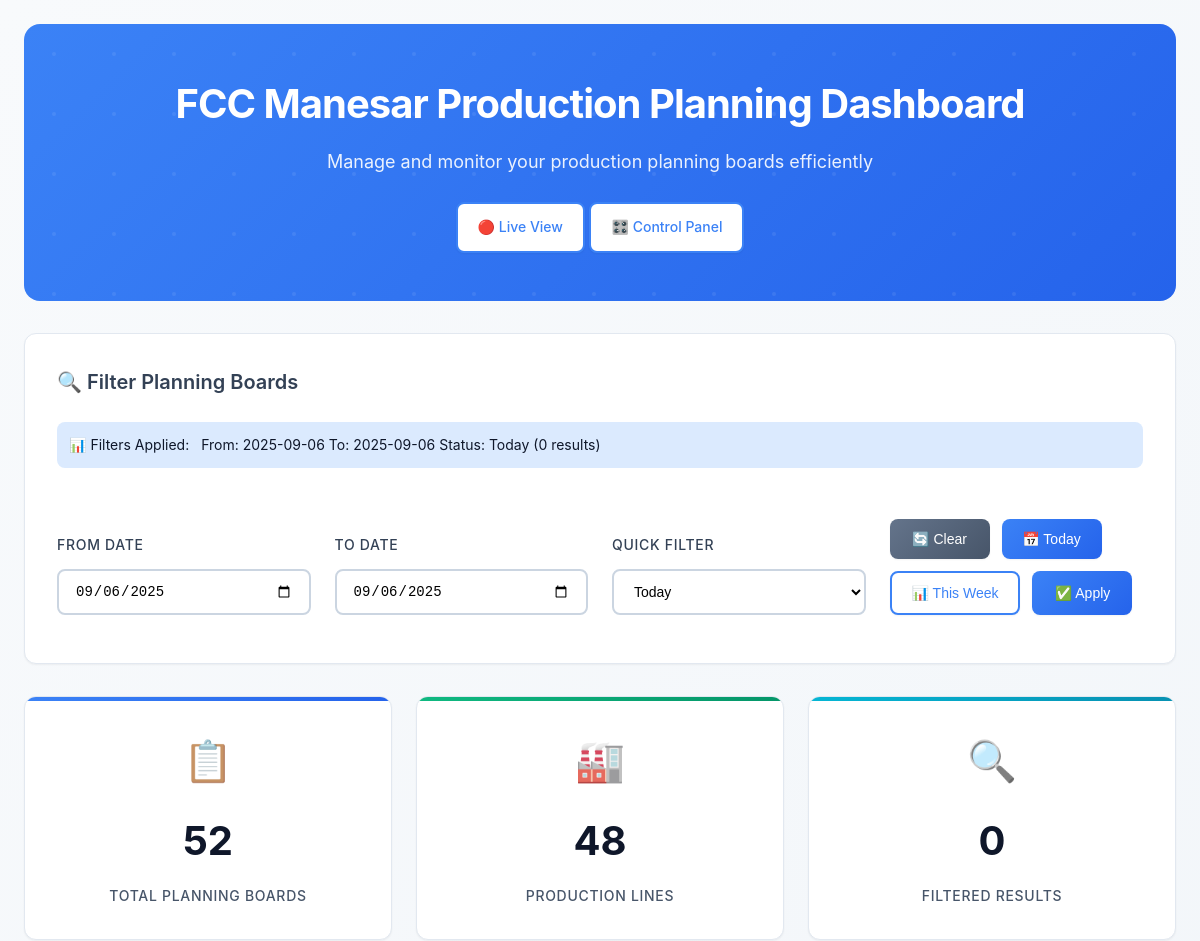
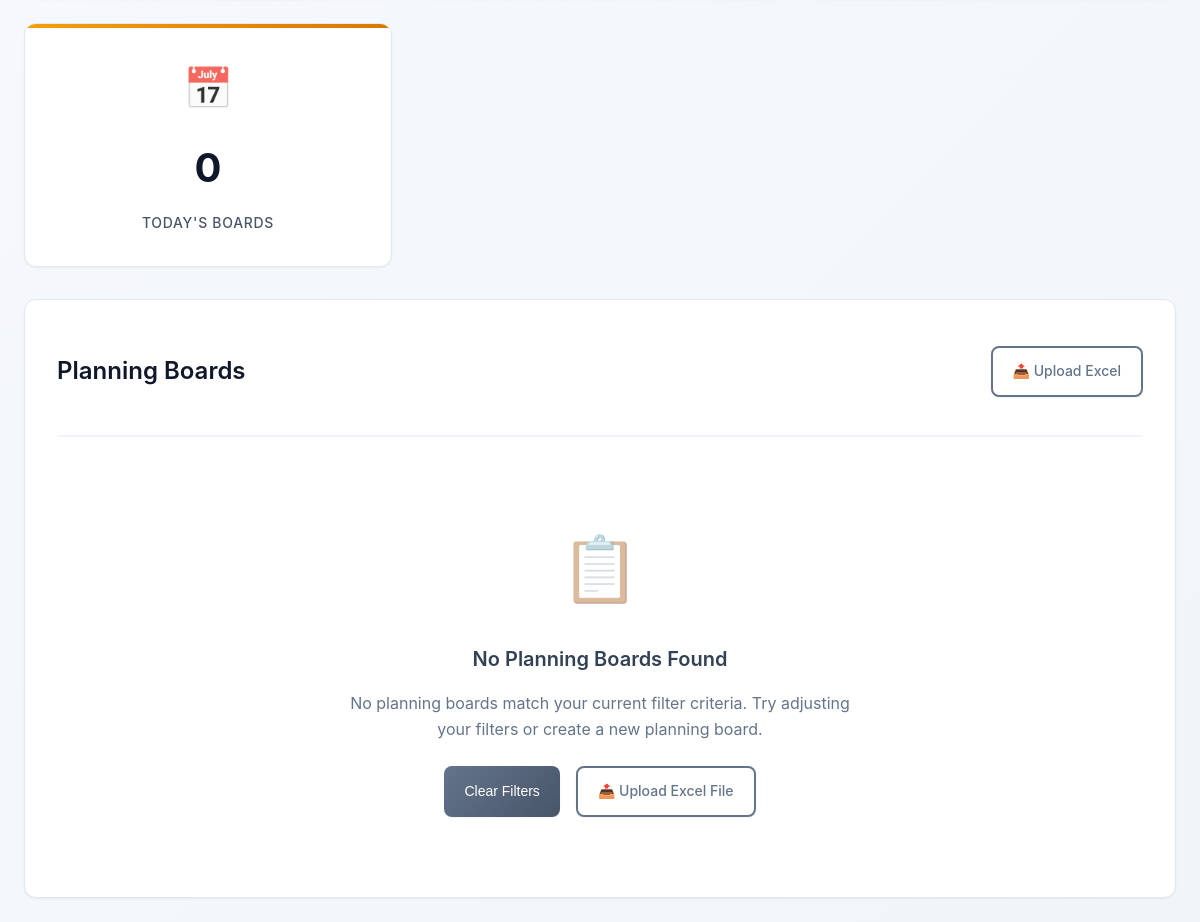
The page /planning/?date_from=2025-09-06&date_to=2025-09-06&status=today (signed in) on the database as committed earlier (2 pictures, top to bottom).
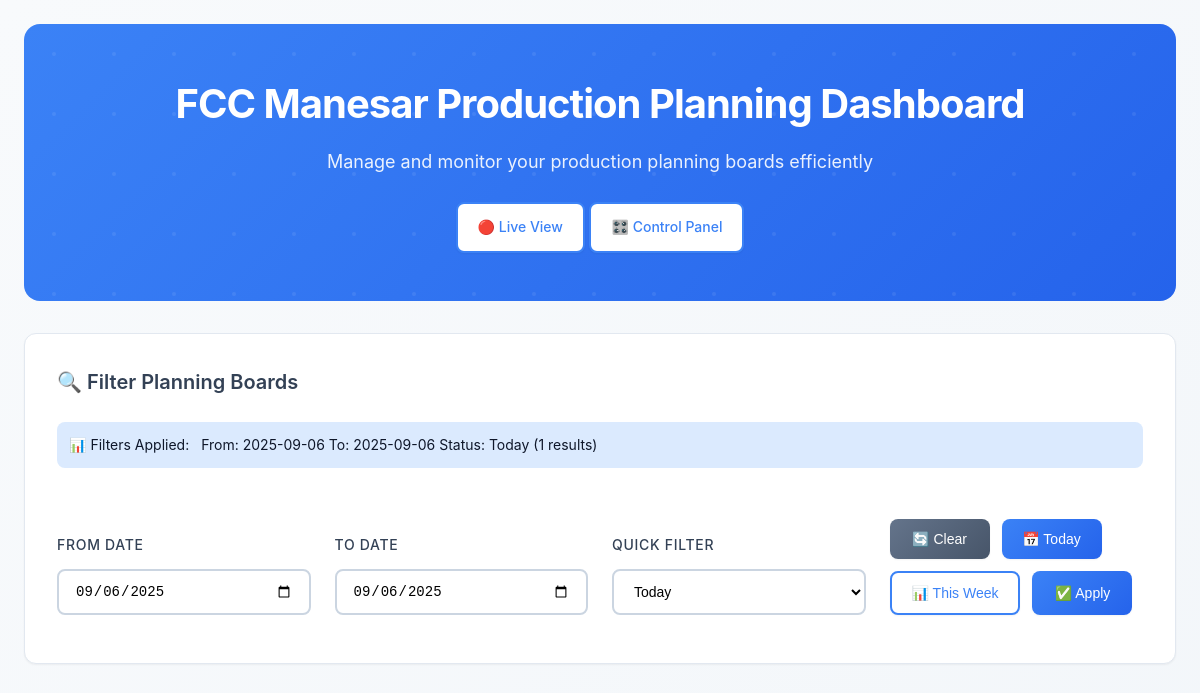
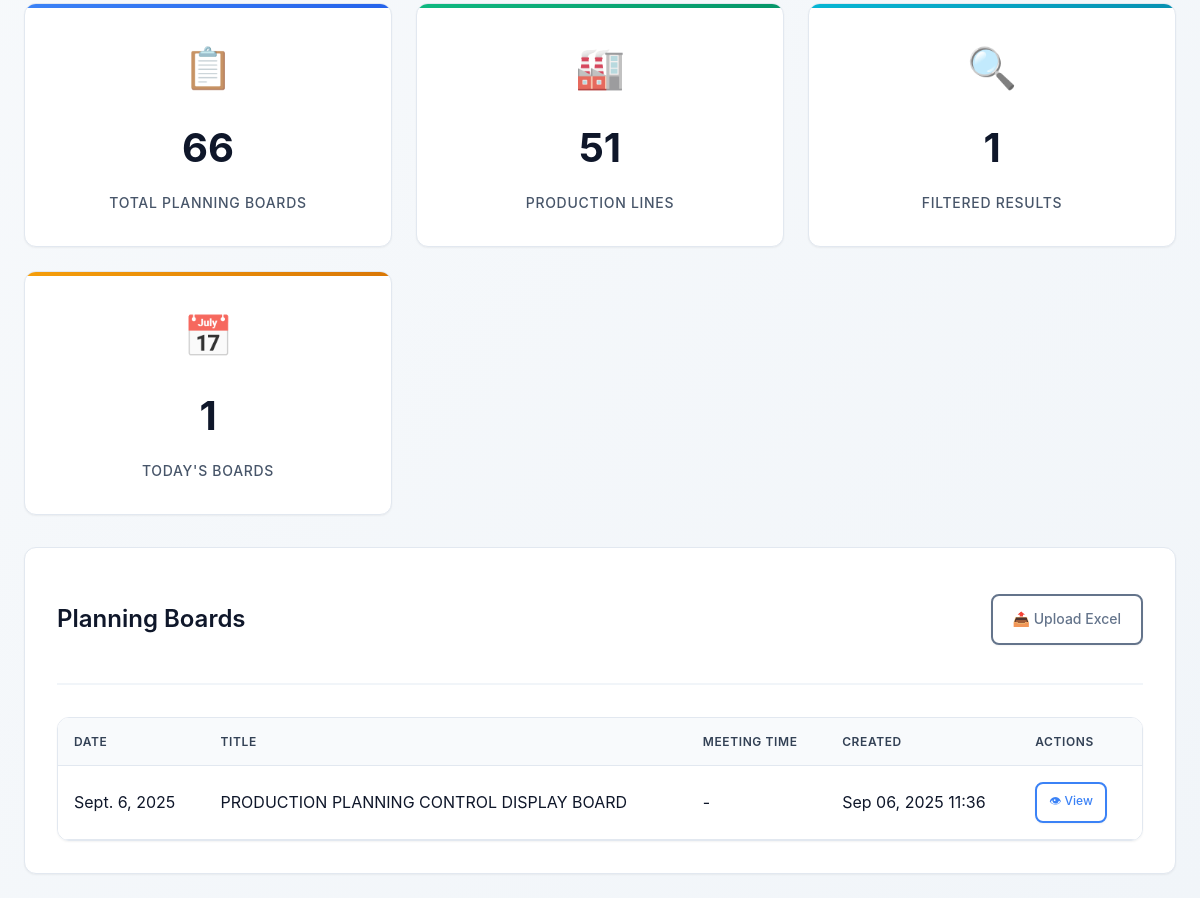
The same page on the database as committed later (2 pictures, top to bottom).
### planning_board/models.py (models this page shows, shortened)
class PlanningBoard(models.Model):
    title = models.CharField(max_length=200, default="PRODUCTION PLANNING CONTROL DISPLAY BOARD")
    meeting_time = models.TimeField(null=True, blank=True)
    today_date = models.DateField(default=timezone.now)
    tomorrow_date = models.DateField()
    next_day_date = models.DateField()
    created_by = models.ForeignKey(User, on_delete=models.CASCADE)
    created_at = models.DateTimeField(auto_now_add=True)
    updated_at = models.DateTimeField(auto_now=True)
    class Meta:
        ordering = ['-created_at']

### planning_board/views.py (the view, shortened to what this page needs)
# urls.py: path('', views.planning_board_dashboard, name='dashboard'),
@login_required
def planning_board_dashboard(request):
    date_from = request.GET.get('date_from', '').strip()
    date_to = request.GET.get('date_to', '').strip()
    status_filter = request.GET.get('status', '').strip()
    boards_query = PlanningBoard.objects.filter(created_by=request.user)
    today = timezone.now().date()
    filters_applied = bool(date_from or date_to or status_filter)
    try:
        if date_from:
            try:
                from_date = datetime.strptime(date_from, '%Y-%m-%d').date()
                boards_query = boards_query.filter(today_date__gte=from_date)
                logger.debug(f"Applied date_from filter: {from_date}")
            except ValueError as e:
                logger.warning(f"Invalid date_from format: {date_from}")
                messages.warning(request, f"Invalid 'From Date' format: {date_from}")
                date_from = None  # Reset invalid date
        if date_to:
            try:
                to_date = datetime.strptime(date_to, '%Y-%m-%d').date()
                boards_query = boards_query.filter(today_date__lte=to_date)
                logger.debug(f"Applied date_to filter: {to_date}")
            except ValueError as e:
                logger.warning(f"Invalid date_to format: {date_to}")
                messages.warning(request, f"Invalid 'To Date' format: {date_to}")
                date_to = None  # Reset invalid date
        if status_filter:
            if status_filter == 'today':
                boards_query = boards_query.filter(today_date=today)
                if not date_from:
                    date_from = today.strftime('%Y-%m-%d')
                if not date_to:
                    date_to = today.strftime('%Y-%m-%d')
            logger.debug(f"Applied status filter: {status_filter}")
    except Exception as e:
        logger.error(f"Error applying filters: {e}")
        messages.error(request, "Error applying filters. Please try again.")
        date_from = date_to = status_filter = None
        boards_query = PlanningBoard.objects.filter(created_by=request.user)
    if not filters_applied and not request.GET:
        logger.debug("No filters applied, redirecting to today's filter")
        return redirect(f"{request.path}?date_from={today}&date_to={today}&status=today")
    filtered_boards = boards_query.order_by('-created_at')
    recent_boards = PlanningBoard.objects.filter(
        created_by=request.user
    ).order_by('-created_at')[:5]
    user_boards = PlanningBoard.objects.filter(created_by=request.user)
    total_boards = user_boards.count()
    total_production_lines = ProductionLine.objects.filter(
        planning_board__created_by=request.user
    ).values('line_number').distinct().count()
    today_boards_count = user_boards.filter(today_date=today).count()
    week_start = today - timedelta(days=today.weekday())
    week_boards_count = user_boards.filter(today_date__gte=week_start).count()
    month_start = today.replace(day=1)
    month_boards_count = user_boards.filter(today_date__gte=month_start).count()
    total_uploads = 0
    try:
        total_uploads = ExcelUpload.objects.filter(uploaded_by=request.user).count()
    except:
        pass
    date_range_valid = True
    if date_from and date_to:
        try:
            from_date_obj = datetime.strptime(date_from, '%Y-%m-%d').date()
            to_date_obj = datetime.strptime(date_to, '%Y-%m-%d').date()
            if from_date_obj > to_date_obj:
                messages.warning(request, "'From Date' cannot be later than 'To Date'")
                date_range_valid = False
        except:
            pass
    context = {
        'filtered_boards': filtered_boards,
        'recent_boards': recent_boards,
        'total_boards': total_boards,
        'total_production_lines': total_production_lines,
        'total_uploads': total_uploads,
        'today_boards_count': today_boards_count,
        'week_boards_count': week_boards_count,
        'month_boards_count': month_boards_count,
        'filtered_count': filtered_boards.count(),
        'filter_date_from': date_from,
        'filter_date_to': date_to,
        'filter_status': status_filter,
        'filters_applied': filters_applied,
        'date_range_valid': date_range_valid,
        'today_date': today.strftime('%Y-%m-%d'),
        'week_start_date': week_start.strftime('%Y-%m-%d'),
        'month_start_date': month_start.strftime('%Y-%m-%d'),
        'debug_info': {
            'query_count': filtered_boards.count(),
            'filters': {
                'date_from': date_from,
                'date_to': date_to,
                'status': status_filter,
            },
            'sql_query': str(filtered_boards.query) if filtered_boards else None,
        }
    }
    logger.debug(f"Dashboard context prepared with {filtered_boards.count()} filtered boards")
    return render(request, 'planning_board/dashboard.html', context)

### planning_board/templates/planning_board/dashboard.html (shortened to what the changed rows need)
{% block content %}
<div class="dashboard-container">
    <div class="dashboard-header">
        <h1>FCC Manesar Production Planning Dashboard</h1>
        <br>
    </div>
    <div class="filter-section card">
        <div class="filter-status {% if filters_applied %}active{% else %}inactive{% endif %}">
            <span>📊 Filters Applied:</span>
            <span id="filterSummary">
                {% if filter_date_from %}From: {{ filter_date_from }}{% endif %}
                {% if filter_date_to %}To: {{ filter_date_to }}{% endif %}
                {% if filter_status %}Status: {{ filter_status|title }}{% endif %}
                ({{ filtered_count }} results)
            </span>
        </div>
    </div>
    <div class="stats-grid">
        <div class="stat-card primary">
            <div class="stat-icon">📋</div>
            <span class="stat-number">{{ total_boards }}</span>
            <div class="stat-label">Total Planning Boards</div>
        </div>
        <div class="stat-card success">
            <div class="stat-icon">🏭</div>
            <span class="stat-number">{{ total_production_lines }}</span>
            <div class="stat-label">Production Lines</div>
        </div>
        <div class="stat-card info">
            <div class="stat-icon">🔍</div>
            <span class="stat-number">{{ filtered_count }}</span>
            <div class="stat-label">Filtered Results</div>
        </div>
        <div class="stat-card warning">
            <div class="stat-icon">📅</div>
            <span class="stat-number">{{ today_boards_count|default:0 }}</span>
            <div class="stat-label">Today's Boards</div>
        </div>
    </div>
    <div class="content-section card">
        <div class="section-header">
            <h2 class="section-title">Planning Boards</h2>
        </div>
        <div id="boardsContainer">
            {% if filtered_boards %}
                <div class="table-container">
                    <table class="table">
                        <thead>
                            <tr>
                                <th>Date</th>
                                <th>Title</th>
                                <th>Meeting Time</th>
                                <th>Created</th>
                                <th>Actions</th>
                            </tr>
                        </thead>
                        <tbody id="boardsTableBody">
                            {% for board in filtered_boards %}
                            <tr>
                                <td>{{ board.today_date }}</td>
                                <td>{{ board.title|truncatechars:50 }}</td>
                                <td>{{ board.meeting_time|default:"-" }}</td>
                                <td>{{ board.created_at|date:"M d, Y H:i" }}</td>
                                <td>
                                    <a href="{% url 'planning_board:detail' board.pk %}" class="btn btn-outline-primary">
                                        👁 View
                                    </a>
                                </td>
                            </tr>
                            {% endfor %}
                        </tbody>
                    </table>
                </div>
            {% else %}
                <div class="empty-state">
                    <div class="empty-state-icon">📋</div>
                    <h3>No Planning Boards Found</h3>
                    <p>
                        {% if filters_applied %}
                            No planning boards match your current filter criteria. Try adjusting your filters or create a new planning board.
                        {% else %}
                            No planning boards found. Get started by creating your first planning board or uploading an Excel file.
                        {% endif %}
                    </p>
                    <div style="display: flex; gap: var(--spacing-md); justify-content: center; flex-wrap: wrap;">
                        {% if filters_applied %}
                            <button onclick="clearAllFilters()" class="btn btn-secondary">Clear Filters</button>
                        {% endif %}
                        <a href="{% url 'planning_board:excel_upload' %}" class="btn btn-outline-secondary">📤 Upload Excel File</a>
                    </div>
                </div>
            {% endif %}
        </div>
    </div>
</div>
{% endblock %}

Rows that differ between the two databases and show on the page:
added PlanningBoard: today_date "Sept. 6, 2025", title "PRODUCTION PLANNING CONTROL DISPLAY BOARD", meeting_time "-", created_at "Sep 06, 2025 11:36"
Other text that changed with them:
{{ filtered_count }}: "0" → "1"
{{ total_boards }}: "52" → "66"
{{ total_production_lines }}: "48" → "51"
{{ today_boards_count|default:0 }}: "0" → "1"
text no longer shown: "📋 No Planning Boards Found No planning boards match your current filter criteria. Try adjusting your filters or create a new planning board. Clear Filters 📤 Upload Excel File"
text now shown: "DATE TITLE MEETING TIME CREATED ACTIONS"
